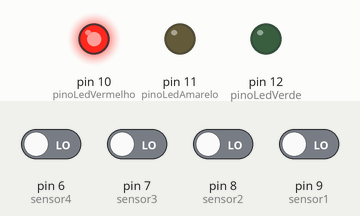
Recording of a sketch running on a simulated Arduino Leonardo, built with avr-gcc and run on an emulated ATmega32U4. On the bench: output pins drawn as LEDs (lit = HIGH). Inputs (shaded band) come from the test bench; at power-on: pin 6 (sensor4), pin 7 (sensor3), pin 8 (sensor2), pin 9 (sensor1) LOW.

Above: at 1.2 s.
1.3 s: pin 7 (sensor3) driven HIGH
At 2.6 s:
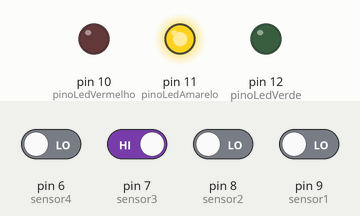
At 4.1 s:
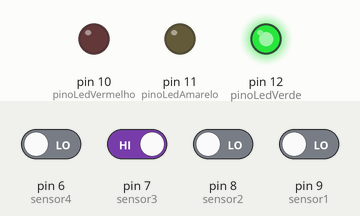
Timing chart, 0 to 10.3 s (numbered marks = the images above; inputs shaded):
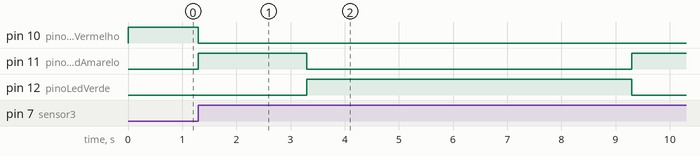

The sketch:

04-SemaforoQuatroSensores.ino
```cpp
/**
 * Grupo 5
 *
 * Eduardo Vencovsky        201710281
 * Erick Domingos Modenez   201710299
 * Leonardo Vencovsky       201710276
 * Lucas Alberto Nascimento 201710282
 */

// Pinos

// Semaforos
const int pinoLedVerde = 12;
const int pinoLedAmarelo = 11;
const int pinoLedVermelho = 10;

// Sensores
const int sensor1 = 9;
const int sensor2 = 8;
const int sensor3 = 7;
const int sensor4 = 6;

// Variaveis de configuracao
const int delayLedAmarelo = 2000; // 2 s
const int delayLedVerde = 6000;   // 6s -> quanto tempo ligado

void setup()
{
    Serial.begin(9600);

    pinMode(pinoLedVerde, OUTPUT);
    pinMode(pinoLedAmarelo, OUTPUT);
    pinMode(pinoLedVermelho, OUTPUT);

    pinMode(sensor1, INPUT);
    pinMode(sensor2, INPUT);
    pinMode(sensor3, INPUT);
    pinMode(sensor4, INPUT);

    digitalWrite(pinoLedVermelho, HIGH);
}

void loop()
{
    int s1 = digitalRead(sensor1);
    int s2 = digitalRead(sensor2);
    int s3 = digitalRead(sensor3);
    int s4 = digitalRead(sensor4);

    if (((s1 == HIGH || s3 == HIGH) && (s2 == LOW && s4 == LOW)) ||
        ((s1 == HIGH && s3 == HIGH) && (s2 == HIGH || s3 == HIGH)))
    {

        // Vermelho -> amarelo -> verde

        // desliga vermelho
        digitalWrite(pinoLedVermelho, LOW);

        // amarelo
        digitalWrite(pinoLedAmarelo, HIGH);
        delay(delayLedAmarelo);
        digitalWrite(pinoLedAmarelo, LOW);

        // liga verde e espera
        digitalWrite(pinoLedVerde, HIGH);
        delay(delayLedVerde);

        // Volta ao vermelho
        digitalWrite(pinoLedVerde, LOW);
        digitalWrite(pinoLedVermelho, HIGH);
    }
}
```

Measured:
- after the input at 1.3 s, pin 10 (pinoLedVermelho): HIGH → LOW at once; pin 11 (pinoLedAmarelo): LOW → HIGH at once, → LOW 2.0 s later, → HIGH 6.0 s later; pin 12 (pinoLedVerde): LOW → HIGH after 2.0 s, → LOW 6.0 s later
